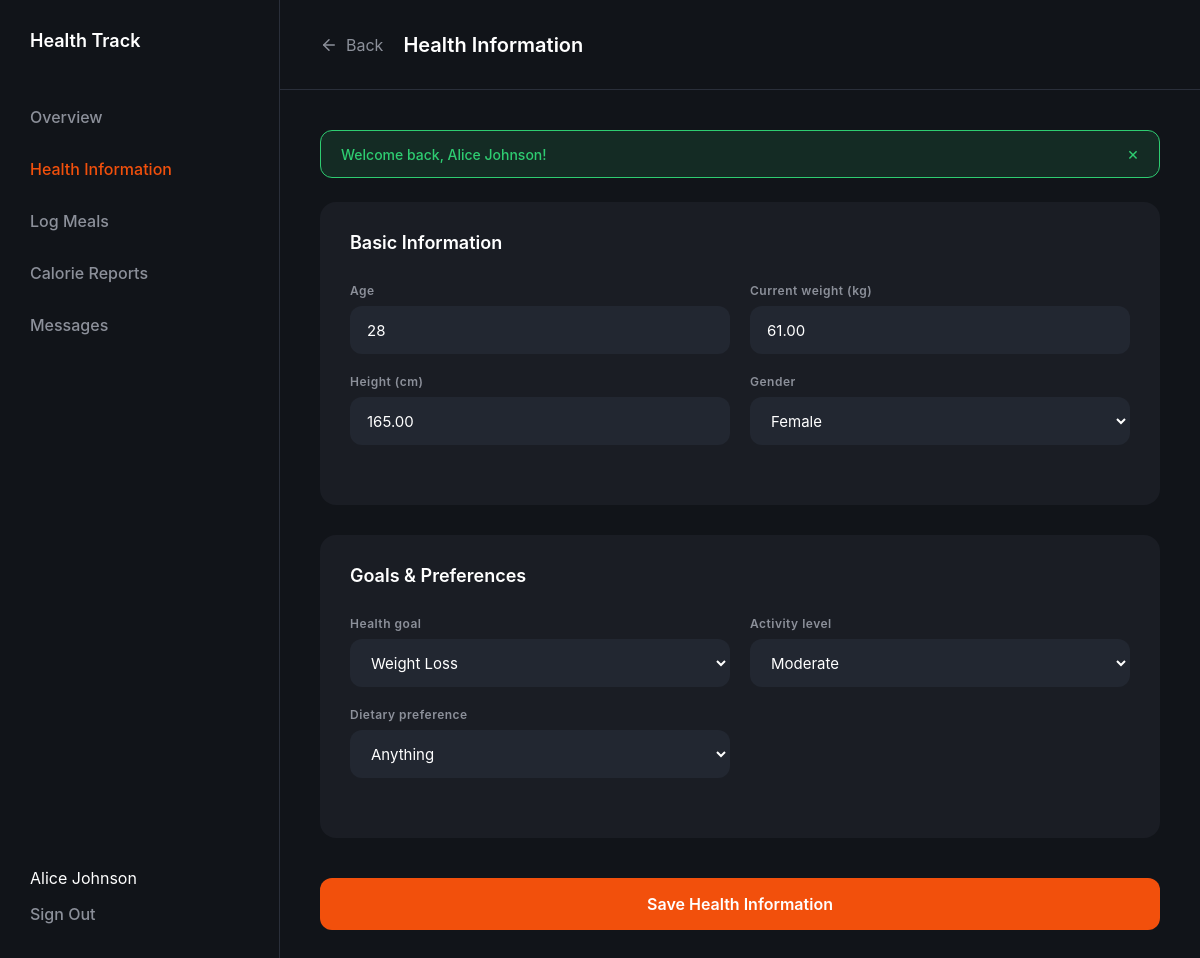
Page /user/health-info.php (signed in) on the committed database.
### tables this page shows
CREATE TABLE IF NOT EXISTS `users` (
    `id` INT AUTO_INCREMENT PRIMARY KEY,
    `name` VARCHAR(100) NOT NULL,
    `email` VARCHAR(150) NOT NULL UNIQUE,
    `password` VARCHAR(255) NOT NULL,
    `phone` VARCHAR(30) NULL,
    `role` ENUM('admin', 'dietitian', 'user') NOT NULL DEFAULT 'user',
    `status` ENUM('active', 'inactive', 'suspended', 'pending') NOT NULL DEFAULT 'active',
    `created_at` TIMESTAMP DEFAULT CURRENT_TIMESTAMP,
    `updated_at` TIMESTAMP DEFAULT CURRENT_TIMESTAMP ON UPDATE CURRENT_TIMESTAMP,
    INDEX `idx_role` (`role`),
    INDEX `idx_status` (`status`)
);

CREATE TABLE IF NOT EXISTS `health_profiles` (
    `id` INT AUTO_INCREMENT PRIMARY KEY,
    `user_id` INT NOT NULL UNIQUE,
    `age` INT NULL,
    `gender` ENUM('male', 'female', 'other') NULL,
    `height` DECIMAL(5,2) NULL,  
    `weight` DECIMAL(5,2) NULL,  
    `activity_level` ENUM('sedentary', 'light', 'moderate', 'very_active', 'extra_active') DEFAULT 'sedentary',
    `health_goal` ENUM('weight_loss', 'weight_gain', 'maintain_weight', 'general_fitness') DEFAULT 'maintain_weight',
    `dietary_preference` ENUM('anything', 'vegetarian', 'vegan', 'keto', 'halal', 'paleo') DEFAULT 'anything',
    `daily_calorie_target` INT NULL DEFAULT 2000,
    `bmi` DECIMAL(4,1) NULL,
    `updated_at` TIMESTAMP DEFAULT CURRENT_TIMESTAMP ON UPDATE CURRENT_TIMESTAMP,
    FOREIGN KEY (`user_id`) REFERENCES `users`(`id`) ON DELETE CASCADE
);

### includes/auth.php (called while the page is built, shortened)
<?php
require_once __DIR__ . '/functions.php';
function isLoggedIn(): bool {
    return isset($_SESSION['user_id']) && !empty($_SESSION['user_id']);
}
function getCurrentUser(): ?array {
    static $currentUser = null;
    if ($currentUser === null) {
        $pdo = getDBConnection();
        $stmt = $pdo->prepare("SELECT id, name, email, phone, role, status FROM users WHERE id = :id LIMIT 1");
        $stmt->execute(['id' => $_SESSION['user_id']]);
        $user = $stmt->fetch();
        $currentUser = $user;
    }
    return $currentUser;
}
function requireRole($allowedRoles): void {
    $user = getCurrentUser();
}

### user/health-info.php (the view, shortened to what this page needs)
<?php
require_once __DIR__ . '/../includes/auth.php';
requireRole('user');
$currentUser = getCurrentUser();
$pdo = getDBConnection();
$profileStmt = $pdo->prepare('SELECT * FROM health_profiles WHERE user_id = :user_id LIMIT 1');
$profileStmt->execute(['user_id' => $currentUser['id']]);
$profile = $profileStmt->fetch() ?: [
    'age' => 25,
    'gender' => 'other',
    'height' => 170,
    'weight' => 70,
    'activity_level' => 'moderate',
    'health_goal' => 'maintain_weight',
    'dietary_preference' => 'anything',
];
$activities = ['sedentary', 'light', 'moderate', 'very_active', 'extra_active'];
$goals = ['weight_loss', 'weight_gain', 'maintain_weight', 'general_fitness'];
$diets = ['anything', 'vegetarian', 'vegan', 'keto', 'halal', 'paleo'];
?>
<!DOCTYPE html>
<html lang="en">
<head>
    <link rel="stylesheet" href="../dashboard.css">
</head>
<body>
    <div class="dashboard-layout">
        <aside class="sidebar">
            <div class="sidebar-header"><span class="logo-text-small">Health Track</span></div>
            <nav class="sidebar-nav">
                <a href="dashboard.php" class="nav-link">Overview</a>
                <a href="health-info.php" class="nav-link active">Health Information</a>
                <a href="log-meals.php" class="nav-link">Log Meals</a>
                <a href="calorie-reports.php" class="nav-link">Calorie Reports</a>
                <a href="messages.php" class="nav-link">Messages</a>
            </nav>
            <div class="sidebar-footer">
                <div><?= e($currentUser['name']) ?></div>
                <a href="../logout.php" class="nav-link sign-out">Sign Out</a>
            </div>
        </aside>
        <main class="main-content">
            <header class="top-header"><?php renderBackButton('dashboard.php'); ?><h1 class="header-title">Health Information</h1></header>
            <div class="content-wrapper">
                <form class="health-info-form" method="post" action="health-info.php">
                    <div class="form-card">
                        <h2 class="card-title">Basic Information</h2>
                        <div class="input-grid">
                            <div class="input-group"><label for="age">Age</label><input id="age" name="age" type="number" min="13" max="120" value="<?= e($profile['age']) ?>" required></div>
                            <div class="input-group"><label for="weight">Current weight (kg)</label><input id="weight" name="weight" type="number" min="25" max="400" step="0.1" value="<?= e($profile['weight']) ?>" required></div>
                            <div class="input-group"><label for="height">Height (cm)</label><input id="height" name="height" type="number" min="80" max="250" step="0.1" value="<?= e($profile['height']) ?>" required></div>
                            <div class="input-group"><label for="gender">Gender</label><select id="gender" name="gender"><option value="female" <?= $profile['gender'] === 'female' ? 'selected' : '' ?>>Female</option></select></div>
                        </div>
                    </div>
                    <div class="form-card">
                        <h2 class="card-title">Goals & Preferences</h2>
                        <div class="input-grid">
                            <div class="input-group"><label for="health_goal">Health goal</label><select id="health_goal" name="health_goal"><?php foreach ($goals as $value): ?><option value="<?= e($value) ?>" <?= $profile['health_goal'] === $value ? 'selected' : '' ?>><?= e(ucwords(str_replace('_', ' ', $value))) ?></option><?php endforeach; ?></select></div>
                            <div class="input-group"><label for="activity_level">Activity level</label><select id="activity_level" name="activity_level"><?php foreach ($activities as $value): ?><option value="<?= e($value) ?>" <?= $profile['activity_level'] === $value ? 'selected' : '' ?>><?= e(ucwords(str_replace('_', ' ', $value))) ?></option><?php endforeach; ?></select></div>
                            <div class="input-group"><label for="dietary_preference">Dietary preference</label><select id="dietary_preference" name="dietary_preference"><?php foreach ($diets as $value): ?><option value="<?= e($value) ?>" <?= $profile['dietary_preference'] === $value ? 'selected' : '' ?>><?= e(ucwords($value)) ?></option><?php endforeach; ?></select></div>
                        </div>
                    </div>
                    <button type="submit" class="primary-btn submit-info-btn">Save Health Information</button>
                </form>
            </div>
        </main>
    </div>
</body>
</html>

### dashboard.css (style rules this page uses)
* { margin: 0; padding: 0; box-sizing: border-box; font-family: 'Inter', sans-serif; }
:root { --bg-dark: #111419; --sidebar-bg: #111419; --card-bg: #1A1D24; --input-bg: #222731; --primary-orange: #f2500c; --text-light: #ffffff; --text-muted: #8c909a; --border-color: #2a2f3a; --sidebar-border: #2a2f3a; }
body { background-color: var(--bg-dark); color: var(--text-light); }
.dashboard-layout { display: flex; min-height: 100vh; }
.sidebar { width: 280px; background-color: var(--sidebar-bg); border-right: 1px solid var(--sidebar-border); display: flex; flex-direction: column; padding: 30px 0; }
.sidebar-header { padding: 0 30px; margin-bottom: 40px; }
.logo-text-small { font-size: 18px; font-weight: 600; color: var(--text-light); }
.sidebar-nav { display: flex; flex-direction: column; flex: 1; }
.nav-link { padding: 16px 30px; color: var(--text-muted); text-decoration: none; font-size: 16px; font-weight: 500; transition: all 0.2s; display: flex; align-items: center; gap: 12px; }
.nav-link.active { color: var(--primary-orange); }
.sidebar-footer { padding: 0 30px; }
.sign-out { padding: 16px 0; color: var(--text-muted); }
.main-content { flex: 1; display: flex; flex-direction: column; }
.top-header { height: 90px; display: flex; align-items: center; padding: 0 40px; border-bottom: 1px solid var(--sidebar-border); }
.header-title { font-size: 20px; font-weight: 600; }
.content-wrapper { padding: 40px; max-width: 1000px; }
.form-card { background-color: var(--card-bg); border-radius: 16px; padding: 30px; margin-bottom: 30px; }
.card-title { font-size: 18px; font-weight: 600; margin-bottom: 30px; }
.input-grid { display: grid; grid-template-columns: 1fr 1fr; gap: 20px; margin-bottom: 30px; }
.input-group label { display: block; color: var(--text-muted); font-size: 12px; font-weight: 600; margin-bottom: 8px; letter-spacing: 0.5px; }
.input-group input, .input-group select, .input-group textarea { width: 100%; background-color: var(--input-bg); border: 1px solid transparent; border-radius: 12px; color: var(--text-light); font-size: 15px; outline: none; transition: border 0.2s; color-scheme: dark; }
.input-group input, .input-group select { height: 48px; padding: 0 16px; }
.input-group select option { background-color: var(--input-bg); color: var(--text-light); }
.primary-btn { display: inline-flex; align-items: center; justify-content: center; min-height: 44px; padding: 10px 18px; background-color: var(--primary-orange); color: var(--text-light); border: 1px solid transparent; border-radius: 10px; font-size: 14px; font-weight: 600; cursor: pointer; transition: background-color 0.2s, border-color 0.2s; }
.submit-info-btn { width: 100%; height: 52px; background-color: var(--primary-orange); color: white; border: none; border-radius: 12px; font-size: 16px; font-weight: 600; cursor: pointer; margin-top: 10px; }

### rows in the picture
users: name "Alice Johnson"
health_profiles: age "28", weight "61.00", height "165.00", gender "Female", health_goal "Weight Loss", activity_level "Moderate", dietary_preference "Anything"

### other values in the picture
$message "Welcome back, Alice Johnson!"
